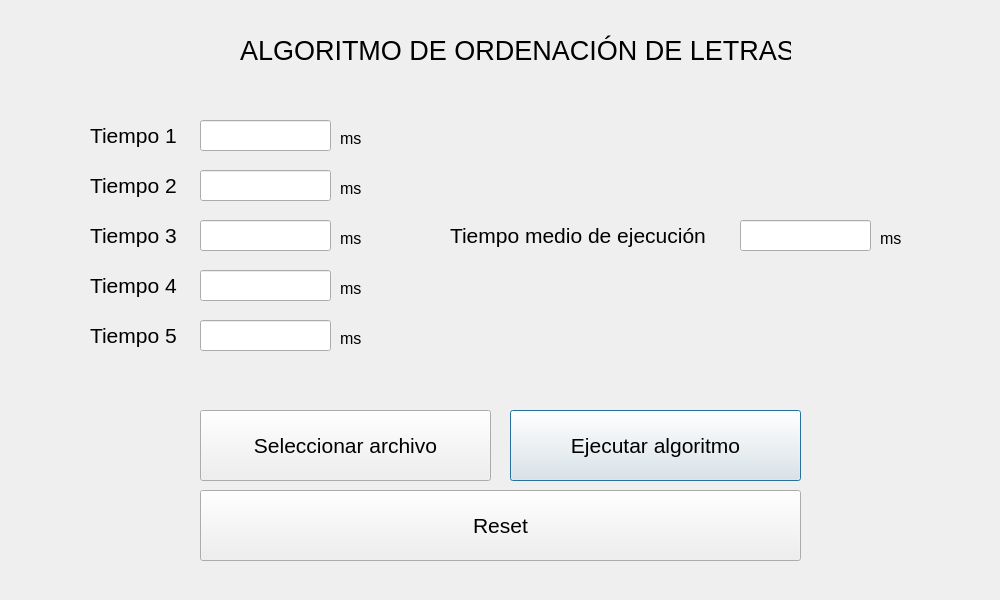
<?xml version="1.0" encoding="UTF-8"?>
<ui version="4.0">
 <class>ordenaletrasui</class>
 <widget class="QDialog" name="ordenaletrasui">
  <property name="geometry">
   <rect>
    <x>0</x>
    <y>0</y>
    <width>1000</width>
    <height>600</height>
   </rect>
  </property>
  <property name="windowTitle">
   <string>Dialog</string>
  </property>
  <widget class="QLabel" name="titulo">
   <property name="geometry">
    <rect>
     <x>240</x>
     <y>20</y>
     <width>551</width>
     <height>61</height>
    </rect>
   </property>
   <property name="font">
    <font>
     <pointsize>20</pointsize>
    </font>
   </property>
   <property name="text">
    <string>ALGORITMO DE ORDENACIÓN DE LETRAS</string>
   </property>
  </widget>
  <widget class="QLabel" name="t1">
   <property name="geometry">
    <rect>
     <x>90</x>
     <y>120</y>
     <width>101</width>
     <height>31</height>
    </rect>
   </property>
   <property name="font">
    <font>
     <pointsize>16</pointsize>
    </font>
   </property>
   <property name="text">
    <string>Tiempo 1</string>
   </property>
  </widget>
  <widget class="QLabel" name="t2">
   <property name="geometry">
    <rect>
     <x>90</x>
     <y>170</y>
     <width>101</width>
     <height>31</height>
    </rect>
   </property>
   <property name="font">
    <font>
     <pointsize>16</pointsize>
    </font>
   </property>
   <property name="text">
    <string>Tiempo 2</string>
   </property>
  </widget>
  <widget class="QLabel" name="t3">
   <property name="geometry">
    <rect>
     <x>90</x>
     <y>220</y>
     <width>101</width>
     <height>31</height>
    </rect>
   </property>
   <property name="font">
    <font>
     <pointsize>16</pointsize>
    </font>
   </property>
   <property name="text">
    <string>Tiempo 3</string>
   </property>
  </widget>
  <widget class="QLabel" name="t4">
   <property name="geometry">
    <rect>
     <x>90</x>
     <y>270</y>
     <width>101</width>
     <height>31</height>
    </rect>
   </property>
   <property name="font">
    <font>
     <pointsize>16</pointsize>
    </font>
   </property>
   <property name="text">
    <string>Tiempo 4</string>
   </property>
  </widget>
  <widget class="QLabel" name="t5">
   <property name="geometry">
    <rect>
     <x>90</x>
     <y>320</y>
     <width>101</width>
     <height>31</height>
    </rect>
   </property>
   <property name="font">
    <font>
     <pointsize>16</pointsize>
    </font>
   </property>
   <property name="text">
    <string>Tiempo 5</string>
   </property>
  </widget>
  <widget class="QLineEdit" name="tiempo1">
   <property name="geometry">
    <rect>
     <x>200</x>
     <y>120</y>
     <width>131</width>
     <height>31</height>
    </rect>
   </property>
   <property name="font">
    <font>
     <pointsize>18</pointsize>
    </font>
   </property>
  </widget>
  <widget class="QLineEdit" name="tiempo2">
   <property name="geometry">
    <rect>
     <x>200</x>
     <y>170</y>
     <width>131</width>
     <height>31</height>
    </rect>
   </property>
   <property name="font">
    <font>
     <pointsize>18</pointsize>
    </font>
   </property>
  </widget>
  <widget class="QLineEdit" name="tiempo3">
   <property name="geometry">
    <rect>
     <x>200</x>
     <y>220</y>
     <width>131</width>
     <height>31</height>
    </rect>
   </property>
   <property name="font">
    <font>
     <pointsize>18</pointsize>
    </font>
   </property>
  </widget>
  <widget class="QLineEdit" name="tiempo4">
   <property name="geometry">
    <rect>
     <x>200</x>
     <y>270</y>
     <width>131</width>
     <height>31</height>
    </rect>
   </property>
   <property name="font">
    <font>
     <pointsize>18</pointsize>
    </font>
   </property>
  </widget>
  <widget class="QLineEdit" name="tiempo5">
   <property name="geometry">
    <rect>
     <x>200</x>
     <y>320</y>
     <width>131</width>
     <height>31</height>
    </rect>
   </property>
   <property name="font">
    <font>
     <pointsize>18</pointsize>
    </font>
   </property>
  </widget>
  <widget class="QLabel" name="tMedio">
   <property name="geometry">
    <rect>
     <x>450</x>
     <y>220</y>
     <width>281</width>
     <height>31</height>
    </rect>
   </property>
   <property name="font">
    <font>
     <pointsize>16</pointsize>
    </font>
   </property>
   <property name="text">
    <string>Tiempo medio de ejecución</string>
   </property>
  </widget>
  <widget class="QLineEdit" name="tiempoMedio">
   <property name="geometry">
    <rect>
     <x>740</x>
     <y>220</y>
     <width>131</width>
     <height>31</height>
    </rect>
   </property>
   <property name="font">
    <font>
     <pointsize>18</pointsize>
    </font>
   </property>
  </widget>
  <widget class="QPushButton" name="execAlgoritmo">
   <property name="geometry">
    <rect>
     <x>510</x>
     <y>410</y>
     <width>291</width>
     <height>71</height>
    </rect>
   </property>
   <property name="font">
    <font>
     <pointsize>16</pointsize>
    </font>
   </property>
   <property name="text">
    <string>Ejecutar algoritmo</string>
   </property>
  </widget>
  <widget class="QPushButton" name="selecArchivo">
   <property name="geometry">
    <rect>
     <x>200</x>
     <y>410</y>
     <width>291</width>
     <height>71</height>
    </rect>
   </property>
   <property name="font">
    <font>
     <pointsize>16</pointsize>
    </font>
   </property>
   <property name="text">
    <string>Seleccionar archivo</string>
   </property>
  </widget>
  <widget class="QPushButton" name="reset">
   <property name="geometry">
    <rect>
     <x>200</x>
     <y>490</y>
     <width>601</width>
     <height>71</height>
    </rect>
   </property>
   <property name="font">
    <font>
     <pointsize>16</pointsize>
    </font>
   </property>
   <property name="text">
    <string>Reset</string>
   </property>
  </widget>
  <widget class="QLabel" name="label">
   <property name="geometry">
    <rect>
     <x>340</x>
     <y>130</y>
     <width>55</width>
     <height>17</height>
    </rect>
   </property>
   <property name="font">
    <font>
     <pointsize>12</pointsize>
    </font>
   </property>
   <property name="text">
    <string>ms</string>
   </property>
  </widget>
  <widget class="QLabel" name="label_2">
   <property name="geometry">
    <rect>
     <x>340</x>
     <y>180</y>
     <width>55</width>
     <height>17</height>
    </rect>
   </property>
   <property name="font">
    <font>
     <pointsize>12</pointsize>
    </font>
   </property>
   <property name="text">
    <string>ms</string>
   </property>
  </widget>
  <widget class="QLabel" name="label_3">
   <property name="geometry">
    <rect>
     <x>340</x>
     <y>230</y>
     <width>55</width>
     <height>17</height>
    </rect>
   </property>
   <property name="font">
    <font>
     <pointsize>12</pointsize>
    </font>
   </property>
   <property name="text">
    <string>ms</string>
   </property>
  </widget>
  <widget class="QLabel" name="label_4">
   <property name="geometry">
    <rect>
     <x>340</x>
     <y>280</y>
     <width>55</width>
     <height>17</height>
    </rect>
   </property>
   <property name="font">
    <font>
     <pointsize>12</pointsize>
    </font>
   </property>
   <property name="text">
    <string>ms</string>
   </property>
  </widget>
  <widget class="QLabel" name="label_5">
   <property name="geometry">
    <rect>
     <x>340</x>
     <y>330</y>
     <width>55</width>
     <height>17</height>
    </rect>
   </property>
   <property name="font">
    <font>
     <pointsize>12</pointsize>
    </font>
   </property>
   <property name="text">
    <string>ms</string>
   </property>
  </widget>
  <widget class="QLabel" name="label_6">
   <property name="geometry">
    <rect>
     <x>880</x>
     <y>230</y>
     <width>55</width>
     <height>17</height>
    </rect>
   </property>
   <property name="font">
    <font>
     <pointsize>12</pointsize>
    </font>
   </property>
   <property name="text">
    <string>ms</string>
   </property>
  </widget>
 </widget>
 <resources/>
 <connections/>
</ui>
